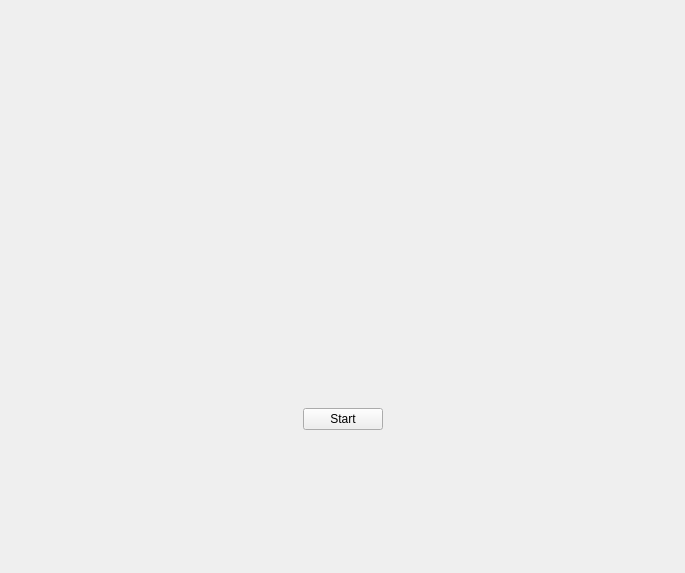
<?xml version="1.0" encoding="UTF-8"?>
<ui version="4.0">
 <class>StartScreen</class>
 <widget class="QWidget" name="StartScreen">
  <property name="geometry">
   <rect>
    <x>0</x>
    <y>0</y>
    <width>685</width>
    <height>573</height>
   </rect>
  </property>
  <property name="windowTitle">
   <string>Form</string>
  </property>
  <layout class="QGridLayout" name="gridLayout">
   <item row="0" column="1">
    <spacer name="verticalSpacer_3">
     <property name="orientation">
      <enum>Qt::Vertical</enum>
     </property>
     <property name="sizeHint" stdset="0">
      <size>
       <width>20</width>
       <height>40</height>
      </size>
     </property>
    </spacer>
   </item>
   <item row="3" column="0">
    <spacer name="horizontalSpacer">
     <property name="orientation">
      <enum>Qt::Horizontal</enum>
     </property>
     <property name="sizeHint" stdset="0">
      <size>
       <width>40</width>
       <height>20</height>
      </size>
     </property>
    </spacer>
   </item>
   <item row="3" column="2">
    <spacer name="horizontalSpacer_2">
     <property name="orientation">
      <enum>Qt::Horizontal</enum>
     </property>
     <property name="sizeHint" stdset="0">
      <size>
       <width>40</width>
       <height>20</height>
      </size>
     </property>
    </spacer>
   </item>
   <item row="4" column="1">
    <spacer name="verticalSpacer_2">
     <property name="orientation">
      <enum>Qt::Vertical</enum>
     </property>
     <property name="sizeHint" stdset="0">
      <size>
       <width>20</width>
       <height>40</height>
      </size>
     </property>
    </spacer>
   </item>
   <item row="2" column="1">
    <spacer name="verticalSpacer">
     <property name="orientation">
      <enum>Qt::Vertical</enum>
     </property>
     <property name="sizeHint" stdset="0">
      <size>
       <width>20</width>
       <height>40</height>
      </size>
     </property>
    </spacer>
   </item>
   <item row="3" column="1">
    <layout class="QVBoxLayout" name="verticalLayout">
     <item>
      <widget class="QPushButton" name="startButton">
       <property name="text">
        <string>Start</string>
       </property>
      </widget>
     </item>
    </layout>
   </item>
   <item row="1" column="1">
    <spacer name="verticalSpacer_4">
     <property name="orientation">
      <enum>Qt::Vertical</enum>
     </property>
     <property name="sizeHint" stdset="0">
      <size>
       <width>20</width>
       <height>40</height>
      </size>
     </property>
    </spacer>
   </item>
  </layout>
 </widget>
 <resources/>
 <connections/>
</ui>
